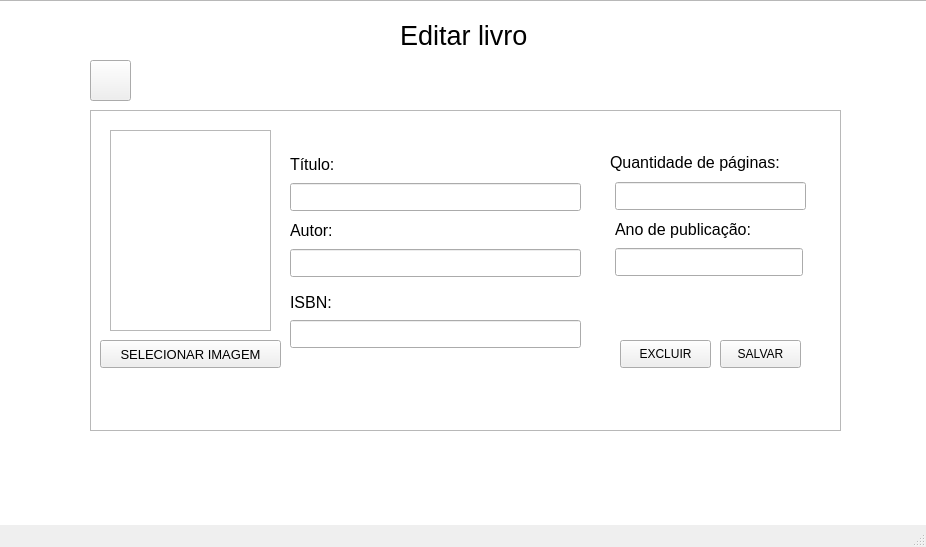
<?xml version="1.0" encoding="UTF-8"?>
<ui version="4.0">
 <class>Tela_Editar_Livro</class>
 <widget class="QMainWindow" name="Tela_Editar_Livro">
  <property name="geometry">
   <rect>
    <x>0</x>
    <y>0</y>
    <width>926</width>
    <height>547</height>
   </rect>
  </property>
  <property name="windowTitle">
   <string>MainWindow</string>
  </property>
  <property name="windowOpacity">
   <double>1.000000000000000</double>
  </property>
  <widget class="QWidget" name="centralwidget">
   <widget class="QLabel" name="label">
    <property name="geometry">
     <rect>
      <x>290</x>
      <y>152</y>
      <width>291</width>
      <height>24</height>
     </rect>
    </property>
    <property name="font">
     <font>
      <pointsize>12</pointsize>
     </font>
    </property>
    <property name="text">
     <string>Título:</string>
    </property>
   </widget>
   <widget class="QLineEdit" name="titulo">
    <property name="geometry">
     <rect>
      <x>290</x>
      <y>183</y>
      <width>291</width>
      <height>28</height>
     </rect>
    </property>
    <property name="font">
     <font>
      <pointsize>11</pointsize>
     </font>
    </property>
   </widget>
   <widget class="QLabel" name="label_2">
    <property name="geometry">
     <rect>
      <x>400</x>
      <y>20</y>
      <width>211</width>
      <height>31</height>
     </rect>
    </property>
    <property name="font">
     <font>
      <pointsize>20</pointsize>
     </font>
    </property>
    <property name="text">
     <string>Editar livro</string>
    </property>
   </widget>
   <widget class="QPushButton" name="botao_editar_livro">
    <property name="geometry">
     <rect>
      <x>720</x>
      <y>340</y>
      <width>81</width>
      <height>28</height>
     </rect>
    </property>
    <property name="text">
     <string>SALVAR</string>
    </property>
    <property name="icon">
     <iconset>
      <normaloff>../images/save_file_disk_open_searsh_loading_clipboard_1513.png</normaloff>../images/save_file_disk_open_searsh_loading_clipboard_1513.png</iconset>
    </property>
   </widget>
   <widget class="QLabel" name="label_3">
    <property name="geometry">
     <rect>
      <x>290</x>
      <y>218</y>
      <width>291</width>
      <height>24</height>
     </rect>
    </property>
    <property name="font">
     <font>
      <pointsize>12</pointsize>
     </font>
    </property>
    <property name="text">
     <string>Autor: </string>
    </property>
   </widget>
   <widget class="QLineEdit" name="autor">
    <property name="geometry">
     <rect>
      <x>290</x>
      <y>249</y>
      <width>291</width>
      <height>28</height>
     </rect>
    </property>
    <property name="font">
     <font>
      <pointsize>11</pointsize>
     </font>
    </property>
   </widget>
   <widget class="QLineEdit" name="qtd_pag">
    <property name="geometry">
     <rect>
      <x>615</x>
      <y>182</y>
      <width>191</width>
      <height>28</height>
     </rect>
    </property>
    <property name="font">
     <font>
      <pointsize>11</pointsize>
     </font>
    </property>
   </widget>
   <widget class="QLabel" name="label_5">
    <property name="geometry">
     <rect>
      <x>615</x>
      <y>217</y>
      <width>169</width>
      <height>24</height>
     </rect>
    </property>
    <property name="font">
     <font>
      <pointsize>12</pointsize>
     </font>
    </property>
    <property name="text">
     <string>Ano de publicação:</string>
    </property>
   </widget>
   <widget class="QLineEdit" name="ano_publi">
    <property name="geometry">
     <rect>
      <x>615</x>
      <y>248</y>
      <width>188</width>
      <height>28</height>
     </rect>
    </property>
    <property name="font">
     <font>
      <pointsize>11</pointsize>
     </font>
    </property>
   </widget>
   <widget class="QPushButton" name="botao_selecionar_img">
    <property name="geometry">
     <rect>
      <x>100</x>
      <y>340</y>
      <width>181</width>
      <height>28</height>
     </rect>
    </property>
    <property name="font">
     <font>
      <pointsize>10</pointsize>
     </font>
    </property>
    <property name="text">
     <string>SELECIONAR IMAGEM</string>
    </property>
    <property name="icon">
     <iconset>
      <normaloff>../images/imageup_imagen_12892.png</normaloff>../images/imageup_imagen_12892.png</iconset>
    </property>
   </widget>
   <widget class="QLabel" name="colocar_imagem">
    <property name="geometry">
     <rect>
      <x>110</x>
      <y>130</y>
      <width>161</width>
      <height>201</height>
     </rect>
    </property>
    <property name="text">
     <string/>
    </property>
   </widget>
   <widget class="QTextBrowser" name="textBrowser">
    <property name="geometry">
     <rect>
      <x>-20</x>
      <y>0</y>
      <width>951</width>
      <height>531</height>
     </rect>
    </property>
   </widget>
   <widget class="QLabel" name="label_7">
    <property name="geometry">
     <rect>
      <x>610</x>
      <y>150</y>
      <width>221</width>
      <height>24</height>
     </rect>
    </property>
    <property name="font">
     <font>
      <pointsize>12</pointsize>
     </font>
    </property>
    <property name="text">
     <string>Quantidade de páginas:</string>
    </property>
   </widget>
   <widget class="QTextBrowser" name="textBrowser_3">
    <property name="geometry">
     <rect>
      <x>90</x>
      <y>110</y>
      <width>751</width>
      <height>321</height>
     </rect>
    </property>
   </widget>
   <widget class="QTextBrowser" name="textBrowser_2">
    <property name="geometry">
     <rect>
      <x>110</x>
      <y>130</y>
      <width>161</width>
      <height>201</height>
     </rect>
    </property>
   </widget>
   <widget class="QLabel" name="label_4">
    <property name="geometry">
     <rect>
      <x>290</x>
      <y>290</y>
      <width>291</width>
      <height>24</height>
     </rect>
    </property>
    <property name="font">
     <font>
      <pointsize>12</pointsize>
     </font>
    </property>
    <property name="text">
     <string>ISBN: </string>
    </property>
   </widget>
   <widget class="QLineEdit" name="isbn">
    <property name="geometry">
     <rect>
      <x>290</x>
      <y>320</y>
      <width>291</width>
      <height>28</height>
     </rect>
    </property>
    <property name="font">
     <font>
      <pointsize>11</pointsize>
     </font>
    </property>
    <property name="readOnly">
     <bool>true</bool>
    </property>
   </widget>
   <widget class="QPushButton" name="botao_excluir_livro">
    <property name="geometry">
     <rect>
      <x>620</x>
      <y>340</y>
      <width>91</width>
      <height>28</height>
     </rect>
    </property>
    <property name="text">
     <string>EXCLUIR</string>
    </property>
    <property name="icon">
     <iconset>
      <normaloff>../images/delete_4219.png</normaloff>../images/delete_4219.png</iconset>
    </property>
   </widget>
   <widget class="QPushButton" name="botao_voltar">
    <property name="geometry">
     <rect>
      <x>90</x>
      <y>60</y>
      <width>41</width>
      <height>41</height>
     </rect>
    </property>
    <property name="text">
     <string/>
    </property>
    <property name="icon">
     <iconset>
      <normaloff>../images/back_12955.png</normaloff>../images/back_12955.png</iconset>
    </property>
    <property name="iconSize">
     <size>
      <width>28</width>
      <height>28</height>
     </size>
    </property>
   </widget>
   <zorder>textBrowser</zorder>
   <zorder>label_2</zorder>
   <zorder>textBrowser_3</zorder>
   <zorder>label_7</zorder>
   <zorder>titulo</zorder>
   <zorder>label</zorder>
   <zorder>label_3</zorder>
   <zorder>qtd_pag</zorder>
   <zorder>autor</zorder>
   <zorder>ano_publi</zorder>
   <zorder>botao_editar_livro</zorder>
   <zorder>botao_selecionar_img</zorder>
   <zorder>textBrowser_2</zorder>
   <zorder>label_5</zorder>
   <zorder>label_4</zorder>
   <zorder>isbn</zorder>
   <zorder>colocar_imagem</zorder>
   <zorder>botao_excluir_livro</zorder>
   <zorder>botao_voltar</zorder>
  </widget>
  <widget class="QMenuBar" name="menubar">
   <property name="geometry">
    <rect>
     <x>0</x>
     <y>0</y>
     <width>926</width>
     <height>22</height>
    </rect>
   </property>
  </widget>
  <widget class="QStatusBar" name="statusbar"/>
  <action name="actionMOSTRAR_LIVROS_CADASTRADOS">
   <property name="text">
    <string>MOSTRAR LIVROS CADASTRADOS</string>
   </property>
  </action>
  <action name="actionBUSCAR">
   <property name="text">
    <string>BUSCAR</string>
   </property>
  </action>
  <action name="actionEDITAR">
   <property name="text">
    <string>EDITAR</string>
   </property>
  </action>
  <action name="actionLISTAR">
   <property name="text">
    <string>LISTAR LIVROS CADASTRADOS</string>
   </property>
  </action>
 </widget>
 <resources/>
 <connections/>
</ui>
